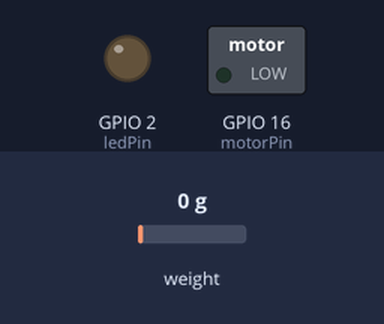
Recording of a sketch running on a simulated ESP32. Shown: switched loads named in the sketch (green lamp = pin HIGH), output pins drawn as LEDs (lit = HIGH). The test bench sets the inputs (shaded band); at power-on: weight on the scale 0 g. Nothing arrives over Bluetooth unless stated.

Above: at 2.2 s.
2.3 s: weight on the scale set to 85 g
3.8 s: weight on the scale set to 106 g
At 4.4 s:
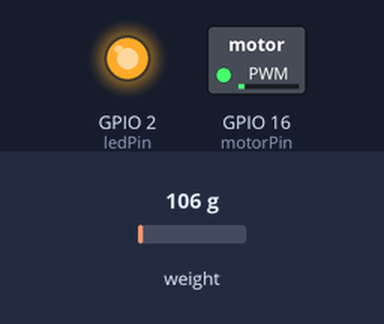
5.3 s: weight on the scale set to 1250 g
At 5.6 s:
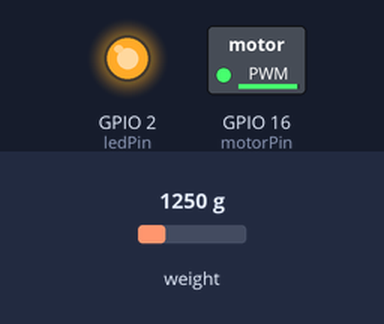
6.8 s: weight on the scale set to 100 g
At 8.0 s:
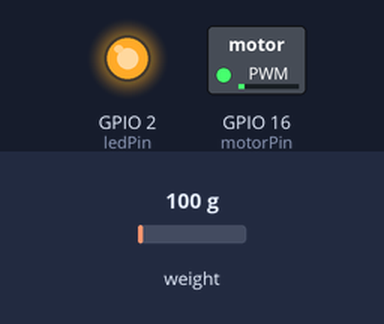
8.3 s: weight on the scale set to 2500 g
At 9.3 s:
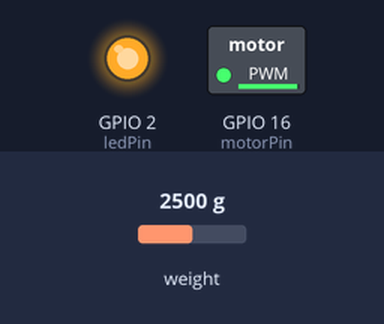
Timing chart, 0 to 10.8 s (numbered marks = the images above; inputs shaded):
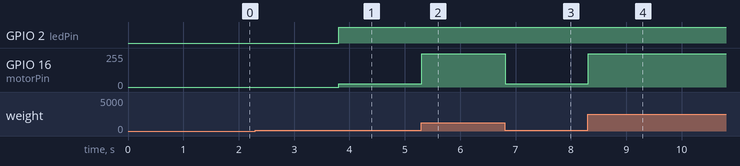

Measured:
- the behaviour switches between 95 and 96 g on weight on the scale (found by bisection; images 0 and 1)
- after the input at 2.3 s, every drawn part: stays the same
- after the input at 3.8 s, GPIO 2 (ledPin): LOW → HIGH at once; GPIO 16 (motorPin): 0/255 → 25/255 at once
- after the input at 5.3 s, GPIO 16 (motorPin): 25/255 → 250/255 at once
- after the input at 6.8 s, GPIO 16 (motorPin): 250/255 → 25/255 at once
- after the input at 8.3 s, GPIO 16 (motorPin): 25/255 → 250/255 at once

The sketch:

sensor_motor_control.ino
```cpp
#include "BluetoothSerial.h"
#include "HX711.h"

BluetoothSerial SerialBT;
HX711 scale;
const byte loadcell_dout = 23;
const byte loadcell_sck = 22;
const byte motorPin = 16;
int ledPin = 2;

// Variables for the moving average filter
int threshold_1 = 40000;
long threshold_2 = 55000;
long threshold_3 = 70000;
long threshold_4 = 85000;
long threshold_5 = 100000;
long threshold_6 = 115000;
long threshold_7 = 130000;
long threshold_8 = 145000;
long threshold_9 = 160000;
long threshold_10 = 175000;

void setup() {
  // put your setup code here, to run once:
  Serial.begin(115200);
  SerialBT.begin();
  scale.begin(loadcell_dout, loadcell_sck);
  scale.set_scale();
  scale.tare();
  pinMode(motorPin, OUTPUT);
  pinMode(ledPin, OUTPUT);
}

void loop() {
  // put your main code here, to run repeatedly:
  while (! scale.is_ready()) {

  }
  // read from sensor
  long reading = scale.read();
  int motorVal;

  // print raw reading to BT device's console
  if ((reading > threshold_1) && (reading <= threshold_2)) {
    analogWrite(motorPin, 25);
    digitalWrite(ledPin, HIGH);
    SerialBT.println(reading);
  } else if ((reading > threshold_2) && (reading <= threshold_3)) {
    analogWrite(motorPin, 50);
    digitalWrite(ledPin, HIGH);
    SerialBT.println(reading);
  } else if ((reading > threshold_3) && (reading <= threshold_4)) {
    analogWrite(motorPin, 75);
    digitalWrite(ledPin, HIGH);
    SerialBT.println(reading);
  } else if ((reading > threshold_4) && (reading <= threshold_5)) {
    analogWrite(motorPin, 100);
    digitalWrite(ledPin, HIGH);
    SerialBT.println(reading);
  } else if ((reading > threshold_5) && (reading <= threshold_6)) {
    analogWrite(motorPin, 125);
    digitalWrite(ledPin, HIGH);
    SerialBT.println(reading);
  } else if ((reading > threshold_6) && (reading <= threshold_7)) {
    analogWrite(motorPin, 150);
    digitalWrite(ledPin, HIGH);
    SerialBT.println(reading);
  } else if ((reading > threshold_7) && (reading <= threshold_8)) {
    analogWrite(motorPin, 175);
    digitalWrite(ledPin, HIGH);
    SerialBT.println(reading);
  } else if ((reading > threshold_8) && (reading <= threshold_9)) {
    analogWrite(motorPin, 200);
    digitalWrite(ledPin, HIGH);
    SerialBT.println(reading);
  } else if ((reading > threshold_9) && (reading <= threshold_10)) {
    analogWrite(motorPin, 225);
    digitalWrite(ledPin, HIGH);
    SerialBT.println(reading);
  } else if (reading > threshold_10){
    analogWrite(motorPin, 250);
    digitalWrite(ledPin, HIGH);
    SerialBT.println(reading);
  } else {
    analogWrite(motorPin, 0);
    digitalWrite(ledPin, LOW);
  }
}
```
